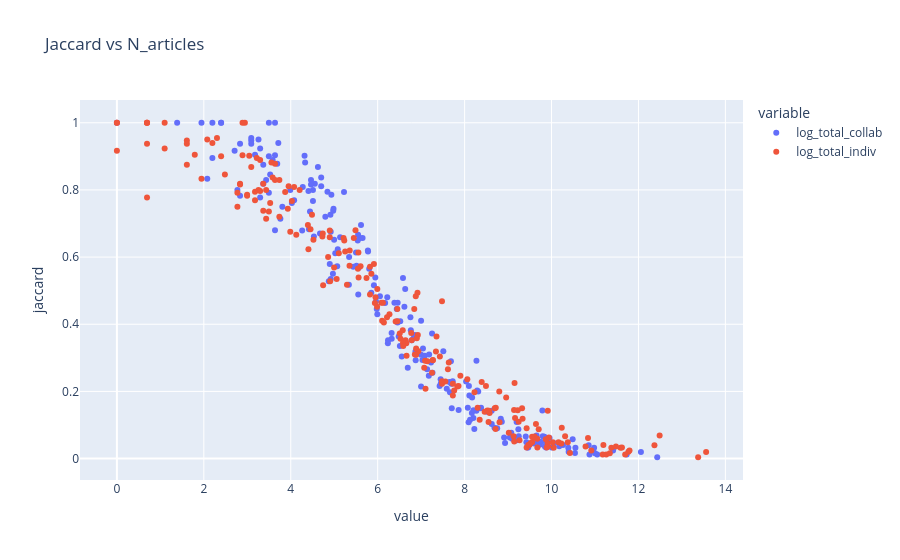

This figure's notebook cell:
### Code cell
px.scatter(df_stats, x=["log_total_collab", "log_total_indiv"], y="jaccard", hover_data=["name", "region"], title="Jaccard vs N_articles")

### Figure 1 — Plotly figure (JSON) as saved in the notebook; plotly's stock layout.template omitted (floating-point values rounded to 4 significant figures; data arrays with more than 128 entries replaced by an {"elided": "..."} marker saying what was removed)
{"data": [{"customdata": {"elided": "217x2 str values"}, "hovertemplate": "variable=log_total_collab<br>value=%{x}<br>jaccard=%{y}<br>name=%{customdata[0]}<br>region=%{customdata[1]}<extra></extra>", "legendgroup": "log_total_collab", "marker": {"color": "#636efa", "symbol": "circle"}, "mode": "markers", "name": "log_total_collab", "orientation": "v", "showlegend": true, "x": {"elided": "217 float values"}, "xaxis": "x", "y": {"elided": "217 float values"}, "yaxis": "y", "type": "scatter"}, {"customdata": {"elided": "217x2 str values"}, "hovertemplate": "variable=log_total_indiv<br>value=%{x}<br>jaccard=%{y}<br>name=%{customdata[0]}<br>region=%{customdata[1]}<extra></extra>", "legendgroup": "log_total_indiv", "marker": {"color": "#EF553B", "symbol": "circle"}, "mode": "markers", "name": "log_total_indiv", "orientation": "v", "showlegend": true, "x": {"elided": "217 float values"}, "xaxis": "x", "y": {"elided": "217 float values"}, "yaxis": "y", "type": "scatter"}], "layout": {"xaxis": {"anchor": "y", "domain": [0.0, 1.0], "title": {"text": "value"}}, "yaxis": {"anchor": "x", "domain": [0.0, 1.0], "title": {"text": "jaccard"}}, "legend": {"title": {"text": "variable"}, "tracegroupgap": 0}, "title": {"text": "Jaccard vs N_articles"}}}
